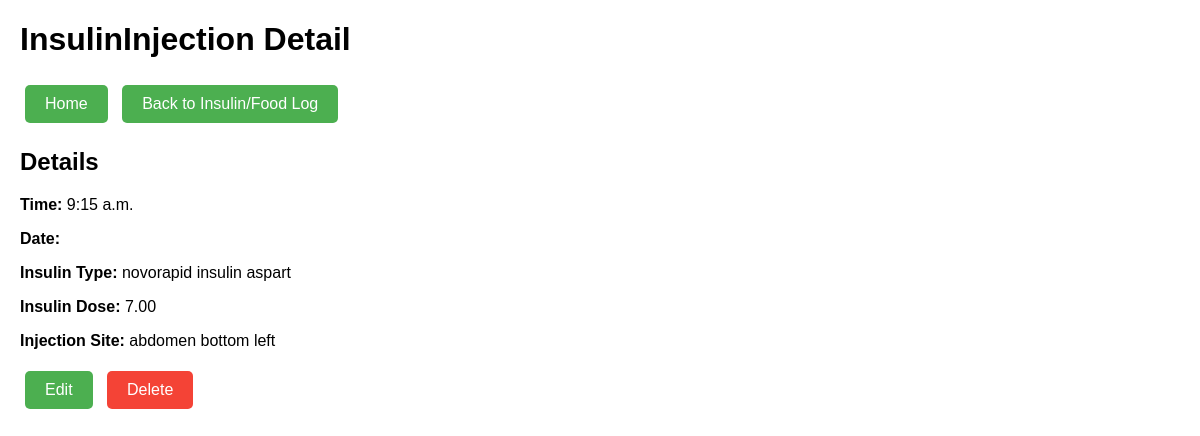
Page /insulin/7/ (signed in) on the committed database.
### diabetes/models.py (models this page shows)
class InsulinInjection(models.Model):
    user = models.ForeignKey(settings.AUTH_USER_MODEL,
                             on_delete=models.CASCADE)
    insulin_type = models.CharField(max_length=30)
    insulin_dose = models.DecimalField(
        max_digits=4,
        decimal_places=2,
    )
    time = models.TimeField(null=False, blank=False)
    date = models.DateField(null=False, blank=False)
    injection_site = models.CharField(max_length=20)

### diabetes/views.py (the view)
# urls.py: path('insulin/<int:id>/', views.insulin_detail, name='insulin_detail'),
def insulin_detail(request, id):
    instance = get_object_or_404(InsulinInjection, id=id)
    if instance.user != request.user:
        return HttpResponseForbidden()
    jalali_date = date2jalali(instance.date).strftime("%Y/%m/%d")
    context = {
        'instance': instance,
        'type': 'InsulinInjection',
        'jalali_date': jalali_date,
    }
    return render(request, 'diabetes/instance_detail.html', context)

### diabetes/templates/diabetes/instance_detail.html (shortened to what this page needs)
<!DOCTYPE html>
<html lang="en">
  <head>
  </head>
  <body>
    <h1>{{ type }} Detail</h1>
    <a href="{% url 'home' %}" class="nav-button">Home</a>
    {% if type == "InsulinInjection" or type == "Food" %}
    <a href="{% url 'insulin-food-list' %}" class="nav-button"
      >Back to Insulin/Food Log</a
    >
    {% elif type == "Bloodcheck" %}
    <a href="{% url 'bloodcheck_list' %}" class="nav-button"
      >Back to Blood Check Log</a
    >
    {% endif %}
    <h2>Details</h2>
    <p><strong>Time:</strong> {{ instance.time }}</p>
    <p><strong>Date:</strong> {{ jalali_date }}</p>
    {% if type == "InsulinInjection" %}
    <p><strong>Insulin Type:</strong> {{ instance.insulin_type }}</p>
    <p><strong>Insulin Dose:</strong> {{ instance.insulin_dose }}</p>
    <p><strong>Injection Site:</strong> {{ instance.injection_site }}</p>
    {% elif type == "Food" %}
    <p><strong>Food:</strong> {{ instance.food|default:"-" }}</p>
    <p><strong>Carbs:</strong> {{ instance.carbs|default:"-" }}</p>
    {% elif type == "Bloodcheck" %}
    <p><strong>Blood Sugar:</strong> {{ instance.bloodsugar|default:"-" }}</p>
    <p><strong>Event:</strong> {{ instance.event|default:"-" }}</p>
    {% endif %} {% if type == "InsulinInjection" %}
    <a href="{% url 'insulin_edit' id=instance.id %}" class="nav-button"
      >Edit</a
    >
    <a
      href="{% url 'insulin_delete' id=instance.id %}"
      class="nav-button delete-button"
      >Delete</a
    >
    {% endif %}
  </body>
</html>

### diabetes/templates/diabetes/instance_detail.html (style rules this page uses)
body { font-family: Arial, sans-serif; margin: 20px; }
.nav-button { display: inline-block; padding: 10px 20px; margin: 5px; background-color: #4caf50; color: white; text-decoration: none; border-radius: 5px; }
.delete-button { background-color: #f44336; }

### rows in the picture
InsulinInjection: time "9:15 a.m.", insulin_type "novorapid insulin aspart", insulin_dose "7.00", injection_site "abdomen bottom left"

### other values in the picture
{{ type }} "InsulinInjection"
